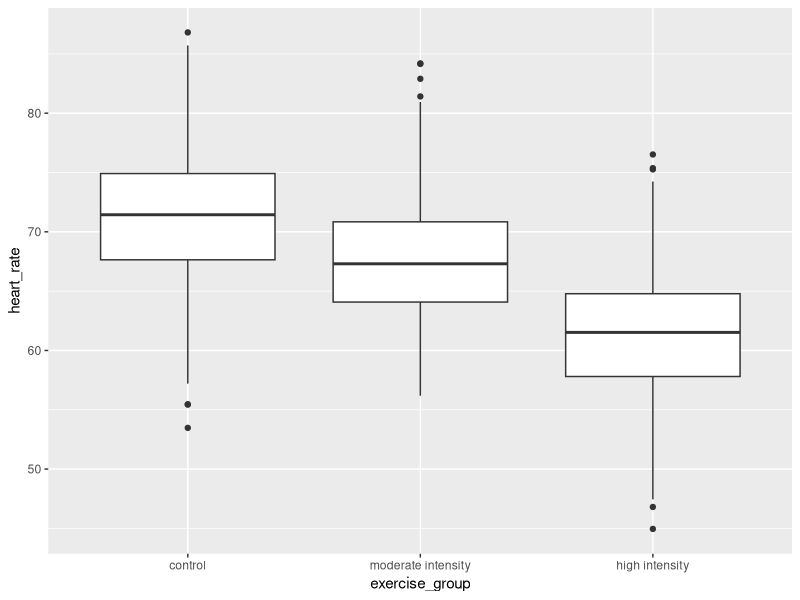
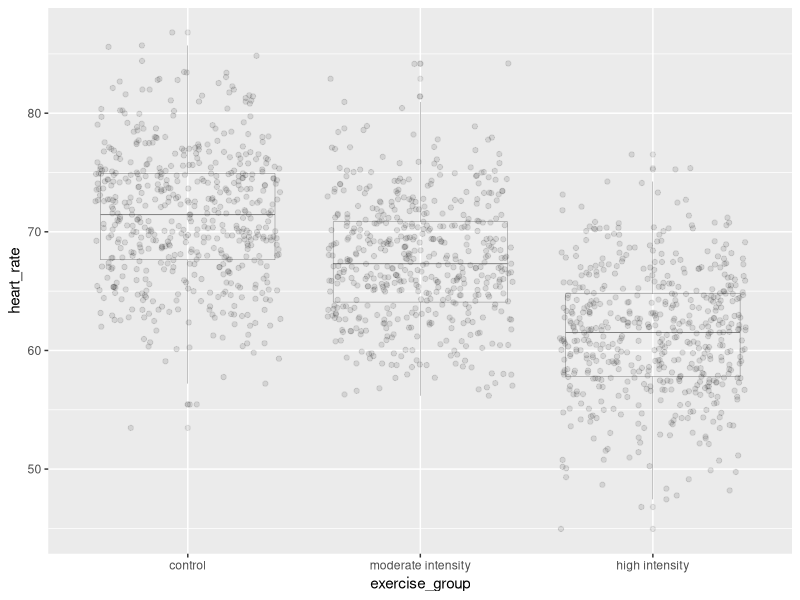
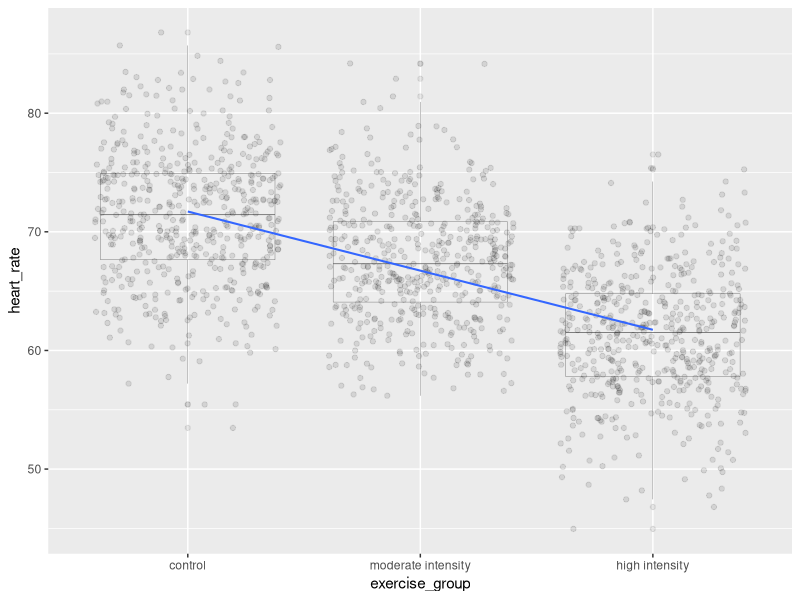

The R script that drew these images, in order:
## ---- chunk 1
library(tidyverse)
heart_rate <- read_csv("data/simulated_heart_rates.csv")
## ---- chunk 2
heart_rate %>% 
  mutate(exercise_group = fct_reorder(exercise_group,
                                      heart_rate,
                                      .fun='mean',
                                      .desc = TRUE))  %>% 
  ggplot(aes(exercise_group, heart_rate)) + 
  geom_boxplot()
## ---- chunk 3
anova(lm(heart_rate ~ exercise_group, data = heart_rate))
## ---- chunk 4
heart_rate %>% mutate(exercise_group = fct_reorder(exercise_group, 
                                                   heart_rate, 
                                                   .fun='median', 
                                                   .desc = TRUE))  %>% 
  ggplot(aes(exercise_group, heart_rate)) + 
  geom_boxplot(alpha=0.1, linewidth=0.1) +
  geom_jitter(alpha=0.1) 
## ---- chunk 5
heart_rate %>% mutate(exercise_group = fct_reorder(exercise_group, 
                                                   heart_rate, 
                                                   .fun='mean', 
                                                   .desc = TRUE))  %>% 
  ggplot(aes(exercise_group, heart_rate)) + 
  geom_boxplot(alpha=0.1, linewidth=0.1) +
  geom_jitter(alpha=0.1) +
  geom_smooth(method = "lm", 
              aes(group=1), 
              se=FALSE, 
              linewidth=0.7)
## ---- chunk 6
heart_rate %>% 
  group_by(exercise_group) %>% 
  summarise(mean = mean(heart_rate))
## ---- chunk 7
confint(lm(heart_rate ~ exercise_group, data = heart_rate))
## ---- chunk 8
lm(heart_rate ~ exercise_group, data = heart_rate)
